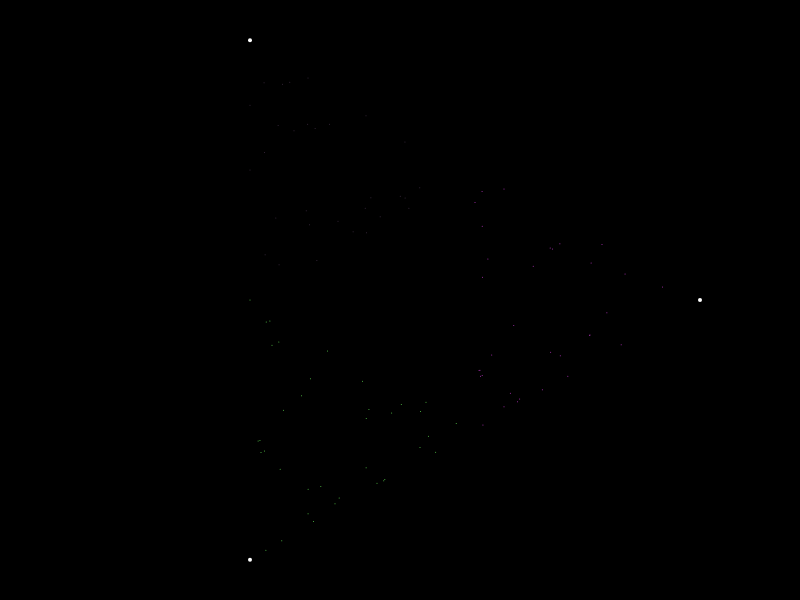
Frame 1 (no input)
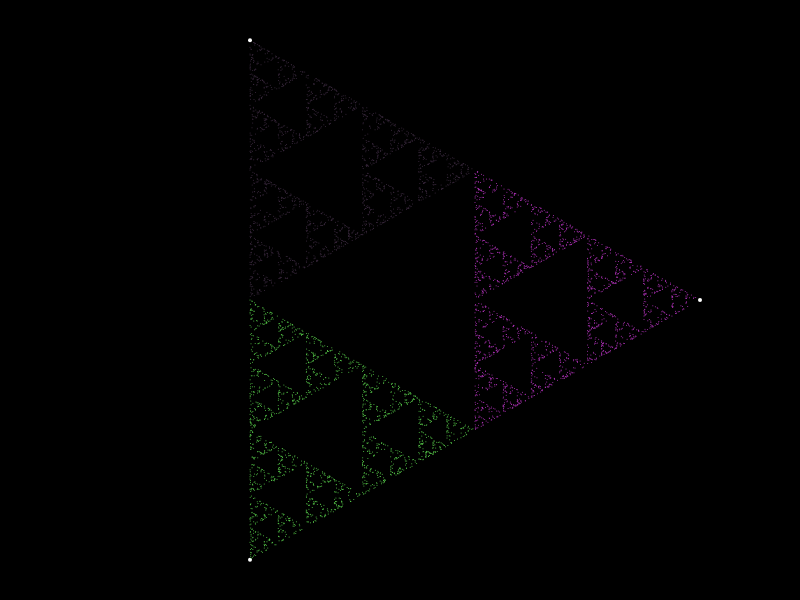
Frame 60 (no input)
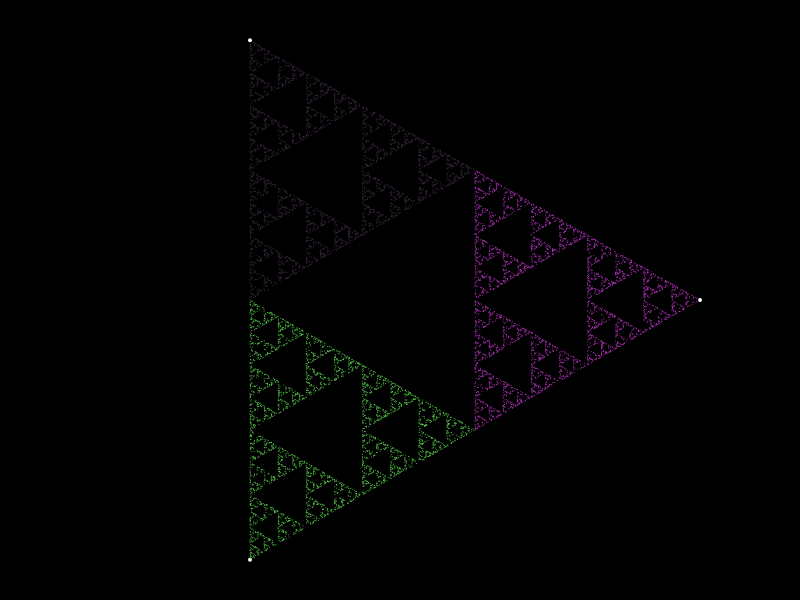
Frame 120 (the mouse pressed at the canvas centre since frame 60)

The p5.js sketch that drew these frames (run headless with seeded random() and noise() and a simulated clock; from frame 60 on, the mouse is pressed at the canvas centre):

// p5.js sketch
// ── sketch.js
const VERTICES = 3;
let points = [];
let colors = []
// let colors = [[0, 0, 255], [0, 255, 0], [255, 0, 0]];
let curr;

function setup(){
    createCanvas(800, 600);
    background(0);

    stroke(255);
    strokeWeight(4);
    translate(width/2, height/2);
    for(let i=0; i<VERTICES; i++){
        let angle = i * TWO_PI / VERTICES;
        let v = p5.Vector.fromAngle(angle);
        v.mult(300);
        points.push(v);
        point(v.x, v.y);
        colors.push([floor(random(255)), floor(random(255)), floor(random(255))]);
    }
    curr = createVector(points[points.length-1].x, points[points.length-1].y);
    
}

function draw(){
    translate(width/2, height/2);
    strokeWeight(1);
    for(let i=0; i<100; i++){
        let r = floor(random(1, VERTICES+1));
        let target = points[r-1];
        stroke(colors[r-1]);
        curr.x = lerp(curr.x, target.x, 0.5);
        curr.y = lerp(curr.y, target.y, 0.5);
        point(curr.x, curr.y);
    }
}
